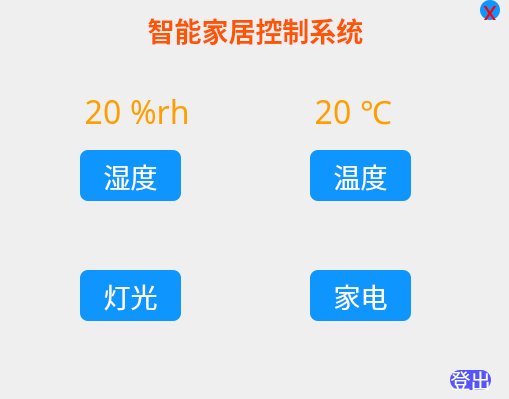
    <widget class="QWidget" name="page_main">
     <widget class="QLabel" name="label_main_title">
      <property name="geometry">
       <rect>
        <x>120</x>
        <y>-10</y>
        <width>271</width>
        <height>80</height>
       </rect>
      </property>
      <property name="font">
       <font>
        <family>华文新魏</family>
        <pointsize>20</pointsize>
        <weight>75</weight>
        <italic>false</italic>
        <bold>true</bold>
       </font>
      </property>
      <property name="contextMenuPolicy">
       <enum>Qt::DefaultContextMenu</enum>
      </property>
      <property name="styleSheet">
       <string notr="true">color:#FF5500</string>
      </property>
      <property name="text">
       <string>智能家居控制系统</string>
      </property>
      <property name="alignment">
       <set>Qt::AlignCenter</set>
      </property>
     </widget>
     <widget class="QPushButton" name="btn_main_close">
      <property name="geometry">
       <rect>
        <x>480</x>
        <y>0</y>
        <width>20</width>
        <height>20</height>
       </rect>
      </property>
      <property name="font">
       <font>
        <family>华文新魏</family>
        <pointsize>20</pointsize>
       </font>
      </property>
      <property name="styleSheet">
       <string notr="true">QPushButton{
    /*字体大小为20点*/
    font-size:20pt;
    /*字体颜色为白色*/    
    color:red;
    /*背景颜色*/  
    background-color:rgb(14 , 150 , 254);
    /*边框圆角半径为8像素*/ 
    border-radius:10px;
	border-image: url(:/new/prefix1/img/ok.png)
}
QPushButton:hover{
	background-color:rgb(44 , 137 , 255);
	border-image: url(:/new/prefix1/img/ok.png);
}
QPushButton:pressed{
    /*背景颜色*/  
    background-color:rgb(14 , 135 , 228);
    /*左内边距为3像素，让按下时字向右移动3像素*/  
    padding-left:3px;
    /*上内边距为3像素，让按下时字向下移动3像素*/  
    padding-top:3px;
	border-image: url(:/new/prefix1/img/ok1.png);
}</string>
      </property>
      <property name="text">
       <string>x</string>
      </property>
     </widget>
     <widget class="QPushButton" name="btn_temp_details">
      <property name="geometry">
       <rect>
        <x>310</x>
        <y>150</y>
        <width>101</width>
        <height>51</height>
       </rect>
      </property>
      <property name="font">
       <font>
        <family>华文新魏</family>
        <pointsize>20</pointsize>
       </font>
      </property>
      <property name="styleSheet">
       <string notr="true">QPushButton{
    /*字体大小为20点*/
    font-size:20pt;
    /*字体颜色为白色*/    
    color:white;
    /*背景颜色*/  
    background-color:rgb(14 , 150 , 254);
    /*边框圆角半径为8像素*/ 
    border-radius:8px;
	border-image: url(:/new/prefix1/img/ok.png)
}
QPushButton:hover{
	background-color:rgb(44 , 137 , 255);
	border-image: url(:/new/prefix1/img/ok.png);
}
QPushButton:pressed{
    /*背景颜色*/  
    background-color:rgb(14 , 135 , 228);
    /*左内边距为3像素，让按下时字向右移动3像素*/  
    padding-left:3px;
    /*上内边距为3像素，让按下时字向下移动3像素*/  
    padding-top:3px;
	border-image: url(:/new/prefix1/img/ok1.png);
}</string>
      </property>
      <property name="text">
       <string>温度</string>
      </property>
      <property name="shortcut">
       <string>Return</string>
      </property>
     </widget>
     <widget class="QPushButton" name="btn_humidity_details">
      <property name="geometry">
       <rect>
        <x>80</x>
        <y>150</y>
        <width>101</width>
        <height>51</height>
       </rect>
      </property>
      <property name="font">
       <font>
        <family>华文新魏</family>
        <pointsize>20</pointsize>
       </font>
      </property>
      <property name="styleSheet">
       <string notr="true">QPushButton{
    /*字体大小为20点*/
    font-size:20pt;
    /*字体颜色为白色*/    
    color:white;
    /*背景颜色*/  
    background-color:rgb(14 , 150 , 254);
    /*边框圆角半径为8像素*/ 
    border-radius:8px;
	border-image: url(:/new/prefix1/img/ok.png)
}
QPushButton:hover{
	background-color:rgb(44 , 137 , 255);
	border-image: url(:/new/prefix1/img/ok.png);
}
QPushButton:pressed{
    /*背景颜色*/  
    background-color:rgb(14 , 135 , 228);
    /*左内边距为3像素，让按下时字向右移动3像素*/  
    padding-left:3px;
    /*上内边距为3像素，让按下时字向下移动3像素*/  
    padding-top:3px;
	border-image: url(:/new/prefix1/img/ok1.png);
}</string>
      </property>
      <property name="text">
       <string>湿度</string>
      </property>
      <property name="shortcut">
       <string>Return</string>
      </property>
     </widget>
     <widget class="QPushButton" name="btn_main_return">
      <property name="geometry">
       <rect>
        <x>450</x>
        <y>370</y>
        <width>41</width>
        <height>20</height>
       </rect>
      </property>
      <property name="font">
       <font>
        <family>华文新魏</family>
        <pointsize>15</pointsize>
       </font>
      </property>
      <property name="styleSheet">
       <string notr="true">QPushButton{
    /*字体大小为20点*/
    font-size:15pt;
    /*字体颜色为白色*/    
    color:white;
    /*背景颜色*/  
    background-color: rgb(85, 85, 255);
    /*边框圆角半径为8像素*/ 
    border-radius:10px;
}</string>
      </property>
      <property name="text">
       <string>登出</string>
      </property>
     </widget>
     <widget class="QLabel" name="label_temp_num">
      <property name="geometry">
       <rect>
        <x>310</x>
        <y>91</y>
        <width>46</width>
        <height>41</height>
       </rect>
      </property>
      <property name="font">
       <font>
        <family>黑体</family>
        <pointsize>24</pointsize>
        <weight>50</weight>
        <italic>false</italic>
        <bold>false</bold>
       </font>
      </property>
      <property name="styleSheet">
       <string notr="true">color: rgb(255, 158, 0);</string>
      </property>
      <property name="text">
       <string>20</string>
      </property>
      <property name="alignment">
       <set>Qt::AlignCenter</set>
      </property>
     </widget>
     <widget class="QLabel" name="label_temp_num_symbol">
      <property name="geometry">
       <rect>
        <x>360</x>
        <y>91</y>
        <width>46</width>
        <height>41</height>
       </rect>
      </property>
      <property name="font">
       <font>
        <family>黑体</family>
        <pointsize>24</pointsize>
        <weight>50</weight>
        <italic>false</italic>
        <bold>false</bold>
       </font>
      </property>
      <property name="styleSheet">
       <string notr="true">color: rgb(255, 158, 0);</string>
      </property>
      <property name="text">
       <string>℃</string>
      </property>
     </widget>
     <widget class="QLabel" name="label_humidity_num">
      <property name="geometry">
       <rect>
        <x>80</x>
        <y>91</y>
        <width>46</width>
        <height>41</height>
       </rect>
      </property>
      <property name="font">
       <font>
        <family>黑体</family>
        <pointsize>24</pointsize>
        <weight>50</weight>
        <italic>false</italic>
        <bold>false</bold>
       </font>
      </property>
      <property name="styleSheet">
       <string notr="true">color: rgb(255, 158, 0);</string>
      </property>
      <property name="text">
       <string>20</string>
      </property>
      <property name="alignment">
       <set>Qt::AlignCenter</set>
      </property>
     </widget>
     <widget class="QLabel" name="label_humidity_num_symbol">
      <property name="geometry">
       <rect>
        <x>130</x>
        <y>91</y>
        <width>61</width>
        <height>41</height>
       </rect>
      </property>
      <property name="font">
       <font>
        <family>黑体</family>
        <pointsize>24</pointsize>
        <weight>50</weight>
        <italic>false</italic>
        <bold>false</bold>
       </font>
      </property>
      <property name="styleSheet">
       <string notr="true">color: rgb(255, 158, 0);</string>
      </property>
      <property name="text">
       <string>%rh</string>
      </property>
     </widget>
     <widget class="QPushButton" name="btn_led_details">
      <property name="geometry">
       <rect>
        <x>80</x>
        <y>270</y>
        <width>101</width>
        <height>51</height>
       </rect>
      </property>
      <property name="font">
       <font>
        <family>华文新魏</family>
        <pointsize>20</pointsize>
       </font>
      </property>
      <property name="styleSheet">
       <string notr="true">QPushButton{
    /*字体大小为20点*/
    font-size:20pt;
    /*字体颜色为白色*/    
    color:white;
    /*背景颜色*/  
    background-color:rgb(14 , 150 , 254);
    /*边框圆角半径为8像素*/ 
    border-radius:8px;
	border-image: url(:/new/prefix1/img/ok.png)
}
QPushButton:hover{
	background-color:rgb(44 , 137 , 255);
	border-image: url(:/new/prefix1/img/ok.png);
}
QPushButton:pressed{
    /*背景颜色*/  
    background-color:rgb(14 , 135 , 228);
    /*左内边距为3像素，让按下时字向右移动3像素*/  
    padding-left:3px;
    /*上内边距为3像素，让按下时字向下移动3像素*/  
    padding-top:3px;
	border-image: url(:/new/prefix1/img/ok1.png);
}</string>
      </property>
      <property name="text">
       <string>灯光</string>
      </property>
      <property name="shortcut">
       <string>Return</string>
      </property>
     </widget>
     <widget class="QPushButton" name="btn_household_details">
      <property name="geometry">
       <rect>
        <x>310</x>
        <y>270</y>
        <width>101</width>
        <height>51</height>
       </rect>
      </property>
      <property name="font">
       <font>
        <family>华文新魏</family>
        <pointsize>20</pointsize>
       </font>
      </property>
      <property name="styleSheet">
       <string notr="true">QPushButton{
    /*字体大小为20点*/
    font-size:20pt;
    /*字体颜色为白色*/    
    color:white;
    /*背景颜色*/  
    background-color:rgb(14 , 150 , 254);
    /*边框圆角半径为8像素*/ 
    border-radius:8px;
	border-image: url(:/new/prefix1/img/ok.png)
}
QPushButton:hover{
	background-color:rgb(44 , 137 , 255);
	border-image: url(:/new/prefix1/img/ok.png);
}
QPushButton:pressed{
    /*背景颜色*/  
    background-color:rgb(14 , 135 , 228);
    /*左内边距为3像素，让按下时字向右移动3像素*/  
    padding-left:3px;
    /*上内边距为3像素，让按下时字向下移动3像素*/  
    padding-top:3px;
	border-image: url(:/new/prefix1/img/ok1.png);
}</string>
      </property>
      <property name="text">
       <string>家电</string>
      </property>
      <property name="shortcut">
       <string>Return</string>
      </property>
     </widget>
    </widget>
